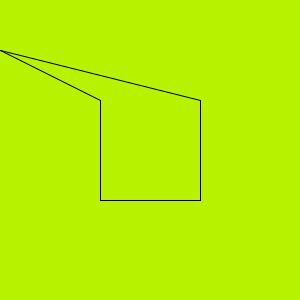
Frame 1 (no input)
Frame 60 (the mouse pressed at the canvas centre just before this capture): identical to frame 1, image omitted
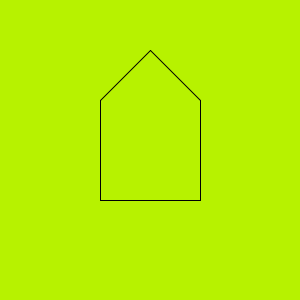
Frame 120 (the mouse held since frame 60 and released just before this capture)

The Processing sketch that drew these frames (run headless with seeded random() and noise(); from frame 60 on, the mouse is pressed at the canvas centre):

// Processing sketch: processing_174835
// ── processing_174835.pde

// Wackeldach
// 03.12.2014

/*Aufgabenstellung
ErgÃ¤nze das Haus so, dass die Dachspitze mit dem Mauscursor mitwandert. 
Hinweis: Wie du die Mausposition nutzen kannst, ist in Abschnitt 2 erklÃ¤rt.
*/

void setup(){
  size(300,300);
}

void draw(){
  background(183,242,0);
  line(100,200,200,200);
  line(100,100,100,200);
  line(200,100,200,200);
  line(100,100,mouseX,50);
  line(mouseX,50,200,100);
}
